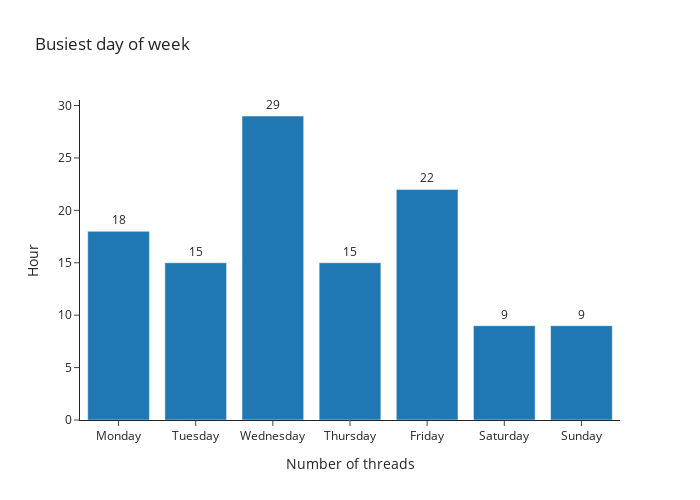

Source (notebook cell):
### Code cell
# Convert the 'Day' column to a categorical type with the specified order
df_busy_day['Day'] = pd.Categorical(df_busy_day['Day'], 
                                    categories=['Monday', 'Tuesday', 'Wednesday', 'Thursday', 'Friday', 'Saturday', 'Sunday'], 
                                    ordered=True)

# Sort the DataFrame by the 'Day' column
df_busy_day = df_busy_day.sort_values(by='Day')

fig = go.Figure()

# Add bar trace
fig.add_trace(go.Bar(
    x=df_busy_day['Day'],
    y=df_busy_day['number_of_threads'],
    text=df_busy_day['number_of_threads'],
    textposition='outside',
    hovertemplate='%{y}: %{x} threads<extra></extra>'
))

# Update layout
fig.update_layout(
    title='Busiest day of week',
    xaxis=dict(title='Number of threads'),
    yaxis=dict(title='Hour'),
    height=500,
    width=700,
    hoverlabel=dict(bgcolor='#000', font_color='#fff')
)
# Show plot
fig.show()

### Figure 1 — Plotly figure (JSON) as saved in the notebook; plotly's stock layout.template omitted (floating-point values rounded to 4 significant figures)
{"data": [{"hovertemplate": "%{y}: %{x} threads<extra></extra>", "text": [18, 15, 29, 15, 22, 9, 9], "textposition": "outside", "type": "bar", "x": ["Monday", "Tuesday", "Wednesday", "Thursday", "Friday", "Saturday", "Sunday"], "y": [18, 15, 29, 15, 22, 9, 9]}], "layout": {"height": 500, "hoverlabel": {"bgcolor": "#000", "font": {"color": "#fff"}}, "title": {"text": "Busiest day of week"}, "width": 700, "xaxis": {"autorange": true, "range": [-0.5, 6.5], "title": {"text": "Number of threads"}, "type": "category"}, "yaxis": {"autorange": true, "range": [0, 30.53], "title": {"text": "Hour"}, "type": "linear"}}}
